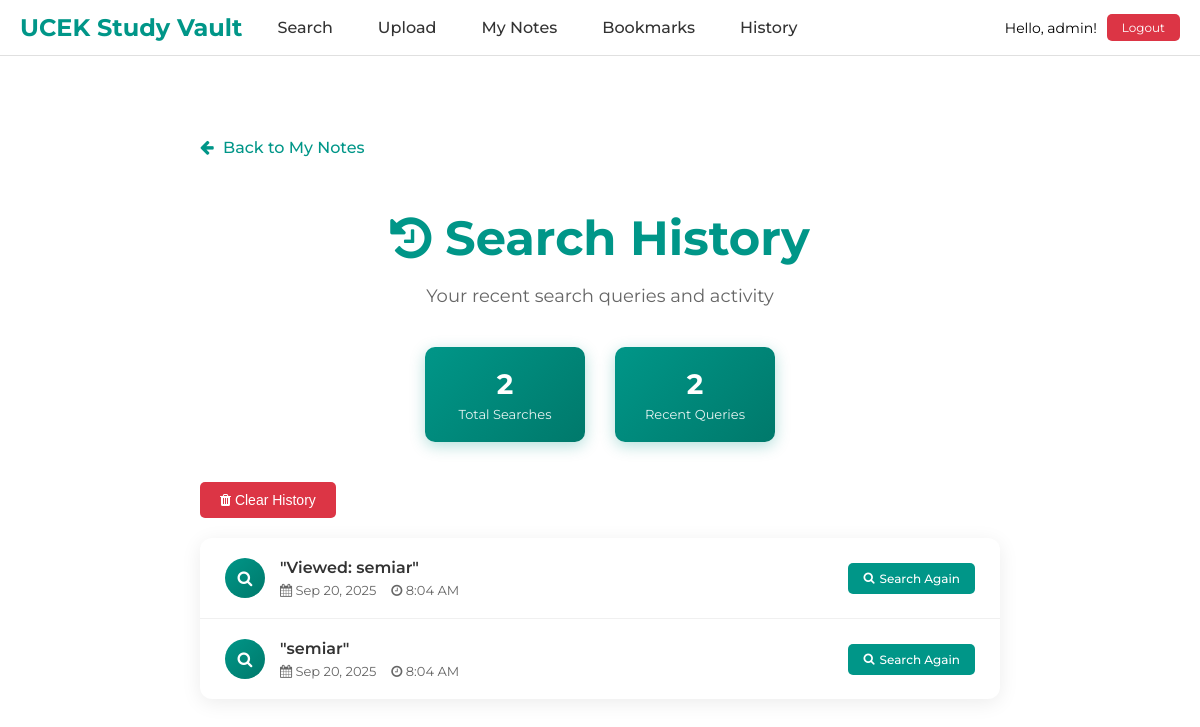
/search-history/ (signed in), run on the app's committed database.
### pdfmanager/models.py (models this page shows, shortened)
class SearchHistory(models.Model):
    user = models.ForeignKey(User, on_delete=models.CASCADE)
    query = models.CharField(max_length=255)
    searched_at = models.DateTimeField(auto_now_add=True)
    class Meta:
        ordering = ['-searched_at']

### pdfmanager/views.py (the view)
# urls.py: path('search-history/', views.search_history, name='search_history'),
@login_required
def search_history(request):
    history = SearchHistory.objects.filter(user=request.user).order_by('-searched_at')[:20]  # Last 20 searches
    return render(request, 'pdfmanager/search_history.html', {'history': history})

### pdfmanager/templates/pdfmanager/search_history.html (shortened to what this page needs)
{% extends 'base.html' %}
{% load static %}
{% block content %}
<div class="history-container">
    <a href="{% url 'my_notes' %}" class="back-link">
        <i class="fa fa-arrow-left"></i> Back to My Notes
    </a>
    <div class="page-header">
        <h1><i class="fa fa-history"></i> Search History</h1>
        <p>Your recent search queries and activity</p>
    </div>
    {% if history %}
        <div class="history-stats">
            <div class="stat-card">
                <div class="number">{{ history.count }}</div>
                <div class="label">Total Searches</div>
            </div>
            <div class="stat-card">
                <div class="number">{{ history|length }}</div>
                <div class="label">Recent Queries</div>
            </div>
        </div>
        <button class="clear-history-btn" onclick="clearHistory()">
            <i class="fa fa-trash"></i> Clear History
        </button>
        <div class="history-list">
            {% for search in history %}
                <div class="history-item">
                    <div class="search-info">
                        <div class="search-icon">
                            <i class="fa fa-search"></i>
                        </div>
                        <div class="search-details">
                            <h4>"{{ search.query }}"</h4>
                            <div class="search-meta">
                                <span><i class="fa fa-calendar"></i> {{ search.searched_at|date:"M d, Y" }}</span>
                                <span><i class="fa fa-clock-o"></i> {{ search.searched_at|date:"g:i A" }}</span>
                            </div>
                        </div>
                    </div>
                    <div class="search-actions">
                        <a href="{% url 'search_pdfs' %}?q={{ search.query|urlencode }}" class="btn btn-primary">
                            <i class="fa fa-search"></i> Search Again
                        </a>
                    </div>
                </div>
            {% endfor %}
        </div>
    {% endif %}
</div>
{% endblock %}

### pdfmanager/templates/base.html (shortened to what this page needs)
{% load static %}
<!DOCTYPE html>
<html lang="en">
<head>
    <link rel="stylesheet" href="https://cdnjs.cloudflare.com/ajax/libs/font-awesome/4.0.3/css/font-awesome.css">
</head>
<body>
    <nav class="nav-bar">
        <div class="nav-left">
            <a href="{% url 'search_pdfs' %}" class="nav-logo">UCEK Study Vault</a>
            <div class="nav-links">
                <a href="{% url 'search_pdfs' %}">Search</a>
                <a href="{% url 'upload_pdf' %}">Upload</a>
                {% if user.is_authenticated %}
                    <a href="{% url 'my_notes' %}">My Notes</a>
                    <a href="{% url 'bookmarks' %}">Bookmarks</a>
                    <a href="{% url 'search_history' %}">History</a>
                {% endif %}
            </div>
        </div>
        <div class="nav-right">
            {% if user.is_authenticated %}
                <div class="user-info">
                    <span>Hello, {{ user.first_name|default:user.username }}!</span>
                    <a href="{% url 'logout' %}" class="logout-btn">Logout</a>
                </div>
            {% else %}
                <a href="{% url 'account_login' %}" class="login-btn">
                    <i class="fa fa-google"></i> Sign in with Google
                </a>
            {% endif %}
        </div>
    </nav>
    {% block content %}{% endblock %}
</body>
</html>

### pdfmanager/templates/base.html (style rules this page uses)
.nav-bar { position: fixed; top: 0; left: 0; right: 0; background: rgba(255, 255, 255, 0.95); backdrop-filter: blur(10px); border-bottom: 1px solid #e0e0e0; z-index: 1000; padding: 10px 20px; display: flex; justify-content: space-between; align-items: center; }
.nav-left { display: flex; align-items: center; gap: 20px; }
.nav-logo { font-size: 24px; font-weight: bold; color: #009688; text-decoration: none; font-family: "Montserrat", sans-serif; }
.nav-links { display: flex; gap: 15px; align-items: center; }
.nav-links a { text-decoration: none; color: #333; font-family: "Montserrat", sans-serif; font-weight: 500; padding: 8px 15px; border-radius: 5px; transition: background-color 0.3s; }
.nav-right { display: flex; align-items: center; gap: 15px; }
.user-info { display: flex; align-items: center; gap: 10px; font-family: "Montserrat", sans-serif; font-size: 14px; }
.logout-btn { background-color: #dc3545; color: white !important; padding: 6px 15px; border-radius: 5px; text-decoration: none; font-size: 12px; font-family: "Montserrat", sans-serif; }
body { padding-top: 60px; }

### pdfmanager/templates/pdfmanager/search_history.html (style rules this page uses)
.history-container { max-width: 800px; margin: 50px auto; padding: 20px; font-family: "Montserrat", sans-serif; }
.page-header { text-align: center; margin-bottom: 40px; }
.page-header h1 { color: #009688; font-size: 48px; font-weight: bold; margin-bottom: 10px; }
.page-header p { font-size: 18px; color: #666; }
.history-stats { display: flex; justify-content: center; gap: 30px; margin-bottom: 40px; }
.stat-card { background: linear-gradient(135deg, #009688, #00796b); color: white; padding: 20px; border-radius: 10px; text-align: center; min-width: 120px; box-shadow: 0 4px 15px rgba(0,150,136,0.3); }
.stat-card .number { font-size: 28px; font-weight: bold; margin-bottom: 5px; }
.stat-card .label { font-size: 13px; opacity: 0.9; }
.history-list { background: white; border-radius: 12px; box-shadow: 0 4px 20px rgba(0,0,0,0.08); overflow: hidden; }
.history-item { display: flex; align-items: center; justify-content: space-between; padding: 20px 25px; border-bottom: 1px solid #f0f0f0; transition: background-color 0.3s ease; }
.history-item:last-child { border-bottom: none; }
.search-info { flex: 1; display: flex; align-items: center; gap: 15px; }
.search-icon { width: 40px; height: 40px; background: linear-gradient(135deg, #009688, #00796b); border-radius: 50%; display: flex; align-items: center; justify-content: center; color: white; font-size: 16px; }
.search-details h4 { margin: 0 0 5px 0; font-size: 16px; font-weight: 600; color: #333; }
.search-meta { font-size: 13px; color: #666; display: flex; align-items: center; gap: 15px; }
.search-actions { display: flex; gap: 10px; }
.btn { padding: 8px 15px; border: none; border-radius: 5px; cursor: pointer; text-decoration: none; font-size: 12px; font-weight: 500; transition: all 0.3s ease; display: inline-flex; align-items: center; gap: 5px; }
.btn-primary { background-color: #009688; color: white; }
.back-link { display: inline-block; margin-bottom: 20px; color: #009688; text-decoration: none; font-weight: 500; }
.back-link i { margin-right: 5px; }
.clear-history-btn { background-color: #dc3545; color: white; padding: 10px 20px; border: none; border-radius: 5px; font-size: 14px; cursor: pointer; margin-bottom: 20px; transition: background-color 0.3s; }

### data on the page
SearchHistory: query "Viewed: semiar", searched_at "Sep 20, 2025", searched_at "8:04 AM"
SearchHistory: query "semiar", searched_at "Sep 20, 2025", searched_at "8:04 AM"

### other printed values
{{ user.first_name|default:user.username }} "admin"
{{ history.count }} "2"
{{ history|length }} "2"
